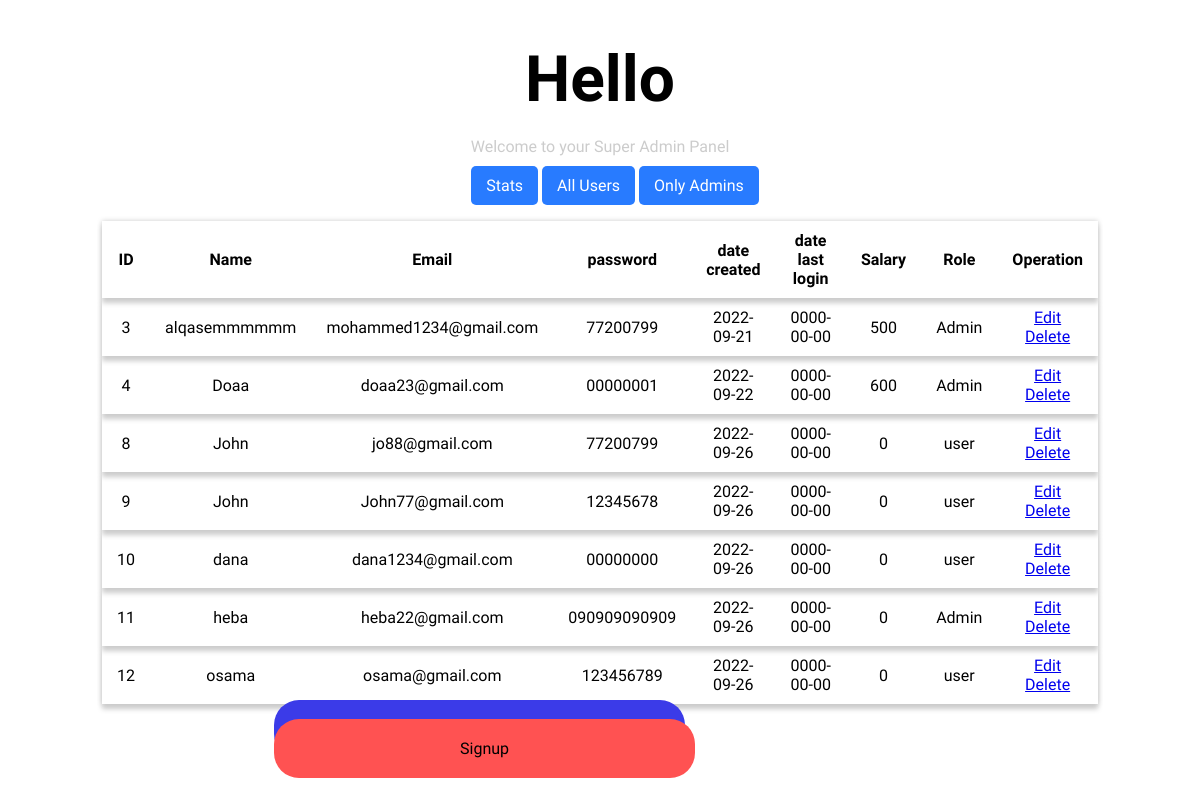
The page /main/superadmin.php?user=all on the database its author committed.
### tables this page shows
CREATE TABLE `user` (
  `id` int(50) NOT NULL,
  `firstname` varchar(100) NOT NULL,
  `middlename` varchar(100) NOT NULL,
  `lastname` varchar(100) NOT NULL,
  `familyname` varchar(100) NOT NULL,
  `email` varchar(100) NOT NULL,
  `password` varchar(100) NOT NULL,
  `phone` bigint(100) NOT NULL,
  `dob` varchar(100) NOT NULL,
  `date_created` date NOT NULL,
  `date_lastLogged` date NOT NULL,
  `role` varchar(100) NOT NULL,
  `salary` int(100) NOT NULL
);

### main/superadmin.php (the view, shortened to what this page needs)
<?php
    require_once("../includes/connection.php");
?>
<!DOCTYPE html>
<html lang="en">
<head>
    <link href="../css/style.css" rel="stylesheet">
</head>
<body>
<section id="home" class="homeContainer">
        <div class="welcomeContainer">
            <div class="welcomeTitle">
                <h1>Hello <?php echo $_SESSION['username']; ?></h1>
            </div>
            <div class="welcomeSubTitle">
                <p>Welcome to your Super Admin Panel</p>
            </div>
            <div class="stats">
                <a href="stats.php">Stats</a>
                <a href="superadmin.php?user=all">All Users</a>
                <a href="superadmin.php">Only Admins</a>
            </div>
            <?php
                $fetchDetailsAll = mysqli_query($conn, "SELECT * FROM user WHERE role NOT IN ('Super admin')");
                if(isset($_GET['user']))
                {
                    $user = $_GET['user'];
                    if($user == "all")
                    {
                        ?>
                        <div class="tableContainer">
                            <table>
                                <tr>
                                    <th>ID</th>
                                    <th>Name</th>
                                    <th>Email</th>
                                    <th>password</th>
                                    <th>date created</th>
                                    <th>date last login</th>
                                    <th>Salary</th>
                                    <th>Role</th>
                                    <th>Operation</th>
                                </tr>
                                <?php
                                while($data = mysqli_fetch_array($fetchDetailsAll))
                                {
                                    ?>
                                    <tr>
                                        <td><?php echo $data['id']; ?></td>
                                        <td><?php echo $data['firstname']; ?></td>
                                        <td><?php echo $data['email']; ?></td>
                                        <td><?php echo $data['password']; ?></td>
                                        <td><?php echo $data['date_created']; ?></td>
                                        <td><?php echo $data['date_lastLogged']; ?></td>
                                        <td><?php echo $data['salary']; ?></td>
                                        <td><?php echo $data['role']; ?></td>
                                        <td>
                                            <a href="<?php echo 'superadmin.php?edit='. $data['id']; ?>">Edit</a>
                                            <a href="<?php echo 'index.php?delete='. $data['id']; ?>">Delete</a>
                                        </td>
                                    </tr>
                                    <?php
                                }
                                ?>
                            </table>
                        </div>
                        <?php
                    }
                }
                ?>
            <div class="welcomeBtns">
                <div class="btns">
                    <?php if(isset($_SESSION['login'])): ?>
                        <a style="margin: 0 0 0 180px; position: relative; top: 100px;" class="login" href="../pages/logout.php">Logout</a>
                    <?php else: ?>
                        <a class="login" href="../pages/login.php">Login</a>
                        <a class="signup" href="../pages/signup.php">Signup</a>
                    <?php endif; ?>
                </div>
            </div>
        </div>
    </section>
</body>
</html>

### css/style.css (style rules this page uses)
* { margin: 0; padding: 0; font-family: 'K2D', sans-serif; }
#home { width: 100%; height: 90vh; }
.welcomeContainer { width: 90%; margin: 2rem auto; height: 95vh; }
.welcomeTitle { padding: 10px 15px; }
.welcomeTitle h1 { text-align: center; font-size: 4em; }
.welcomeSubTitle { padding: 10px 15px; }
.welcomeSubTitle p { text-align: center; color: #ccc; }
.welcomeBtns { width: 90%; margin: 1rem auto; }
.welcomeBtns a { text-decoration: none; padding: 20px 186px; border-radius: 25px; color: #000; }
.welcomeBtns .btns { width: 80%; margin: 0 0 0 10rem; }
.welcomeBtns .login { background: #3b3be8; color: #fff; transition: 350ms ease-in-out; }
.welcomeBtns .signup { background: #ff5252; transition: 350ms ease-in-out; }
table { width: 90%; margin: 1rem auto; box-shadow: 0 0 5px #ccc; border-collapse: collapse; }
table th, table td { text-align: center; padding: 10px 15px; }
table tr { box-shadow: 0 5px 5px #ccc; }
.stats { width: 100%; padding: 10px 15px; text-align: center; }
.stats a { text-decoration: none; text-align: center; color: #fff; padding: 10px 15px; background: #287bff; border-radius: 5px; }

### rows shown on the page
user: id "3", firstname "alqasemmmmmm", email "mohammed1234@gmail.com", password "77200799", date_created "2022-09-21", date_lastLogged "0000-00-00", salary "500", role "Admin"
user: id "4", firstname "Doaa", email "doaa23@gmail.com", password "00000001", date_created "2022-09-22", date_lastLogged "0000-00-00", salary "600", role "Admin"
user: id "8", firstname "John", email "jo88@gmail.com", password "77200799", date_created "2022-09-26", date_lastLogged "0000-00-00", salary "0", role "user"
user: id "9", firstname "John", email "John77@gmail.com", password "12345678", date_created "2022-09-26", date_lastLogged "0000-00-00", salary "0", role "user"
user: id "10", firstname "dana", email "dana1234@gmail.com", password "00000000", date_created "2022-09-26", date_lastLogged "0000-00-00", salary "0", role "user"
user: id "11", firstname "heba", email "heba22@gmail.com", password "090909090909", date_created "2022-09-26", date_lastLogged "0000-00-00", salary "0", role "Admin"
user: id "12", firstname "osama", email "osama@gmail.com", password "123456789", date_created "2022-09-26", date_lastLogged "0000-00-00", salary "0", role "user"
